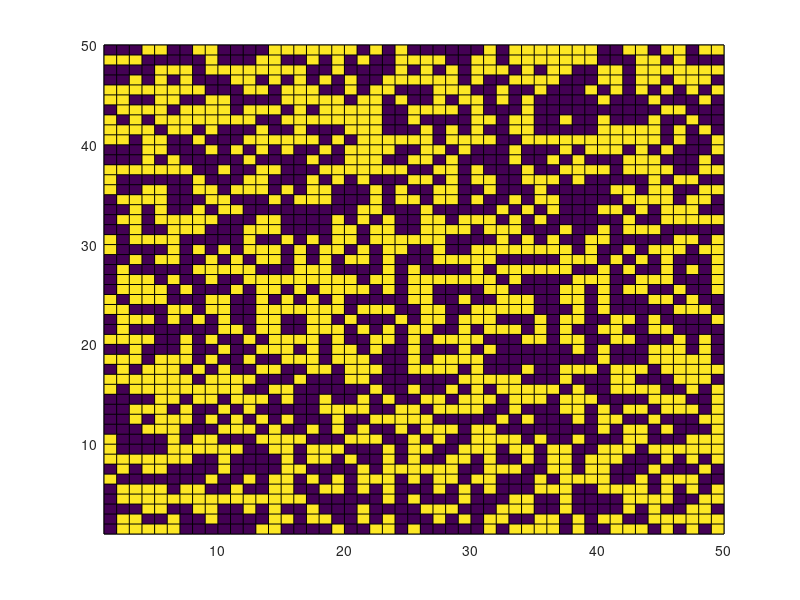

Reproduce this figure in MATLAB. (Note: this script raises an error after producing the figure.)
%Script for running the base CODA model (i.e no extensions, just the
%Bayesian opinion updating step and decision displaying, with distance from
%changing opinion histogram. Note: for agents on the edge of the lattice,
%when trying to make an observation off of the lattice, they are modelled
%as "looking in a mirror" - that is they observe their own action and
%reinforce their opinion consequently.

%Alpha and beta denote the likelihood that an observation of a neighbour
%choosing choice A or choice B was the correct choice for them to make -
%for the base case, agents should assume they're neighbours are trustowrthy
%and that either action holds equal weight, so we set beta = alpha > 0.5.

para = struct('N',50,'alpha',0.55,'beta',0.55);
maxtime = 50000000;

%Setting up initial matrices for opinions, log opinions and agent actions.

lattice_opinion = zeros([para.N para.N]);
lattice_op_log = zeros([para.N para.N]);
lattice_action = zeros([para.N para.N]);


%Assigning initial random moderate opinion values toward either of the
%choices, and defining inital agent actions as a result.

tic
for i=1:para.N
    a = 0.45;
    b = 0.55;
    r = (b-a).*rand(para.N,1) + a;
    lattice_opinion(i,:)=r;
    
    
    
    for j=1:para.N
        lattice_op_log(i,j)=log(lattice_opinion(i,j)/(1-lattice_opinion(i,j)));
        if lattice_op_log(i,j)<0
            lattice_action(i,j)=0;
            
        else
            lattice_action(i,j)=1;
        end
    end
end



%Plotting the initial opinion map as a comparator for later.

figure(1)
C = lattice_action;
s = pcolor(C);
s.EdgeColor = 'none';
colormap(gray(2))
axis ij
axis square

for i=2:maxtime

 %Picking which agent to update
    r_1 = randi(para.N*para.N);  
    
    %Picking their neighbour using a von Neumann neighbourhood structure 
    %NOTE - THIS METHOD WORKS FOR N DIVISIBLE BY 10, NEED TO FIND A WAY TO
    %IDENTIFY EDGE CASES FOR GENERAL N - REPLACE 10 BY para.N?

    direction = randi(4);
    if direction == 1         
        
        %North
        if r_1 - para.N <= 0
            neighbour_act_obs =lattice_action(r_1);
        else
            neighbour_act_obs = lattice_action(r_1 - para.N);     
        end
        
        %East
    elseif direction == 2                                   
            
        if mod(r_1,10) == 0
           neighbour_act_obs = lattice_action(r_1);
        else
           neighbour_act_obs = lattice_action(r_1 + 1);
        end
        
        %South       
    elseif direction == 3        
             
        if r_1 + para.N > para.N*para.N
            neighbour_act_obs = lattice_action(r_1);
        else
            neighbour_act_obs = lattice_action(r_1 + para.N);
        end 
        
        %West       
    else
        if mod(r_1-1,10) == 0
            neighbour_act_obs =lattice_action(r_1);
        else
        neighbour_act_obs = lattice_action(r_1 - 1);  
        end
    end
    
        %Enacting the Bayesian opinion update rule based upon the action
        %which was observed
    
    if neighbour_act_obs == 1
        lattice_op_log(r_1) = lattice_op_log(r_1) + log(para.alpha/(1-para.beta));
    elseif neighbour_act_obs == 0
        lattice_op_log(r_1) = lattice_op_log(r_1) - log(para.beta/(1-para.alpha));                                                    
    end
    
        %Updating the action of the agent based upon their new updated
        %opinion.
    
    if lattice_op_log(r_1) < 0
        lattice_action(r_1) = 0;
    else
        lattice_action(r_1) = 1; 
    end
    
    
% %Plotting the final action matrix as opinion map - also allowing it to show
% %model running in real time.
%     
% figure(2)
% C = lattice_action;
% s = pcolor(C);
% s.EdgeColor = 'none';
% colormap(gray(2))
% axis ij;
% axis square;

%Optional time counter to track the progress of the model.

%i
end

%Plotting the final action matrix as opinion map.

figure(2)
C = lattice_action;
s = pcolor(C);
s.EdgeColor = 'none';
colormap(gray(2))
axis ij
axis square
toc

%Defining new parameter nu to show how far each agent if from changing
%opinion.

nu = log(para.alpha/(1-para.beta));

lat_op_dist = 1/nu .* lattice_op_log;

figure(3)
histogram(lat_op_dist(:,:),'numbins',15,'normalization','probability')